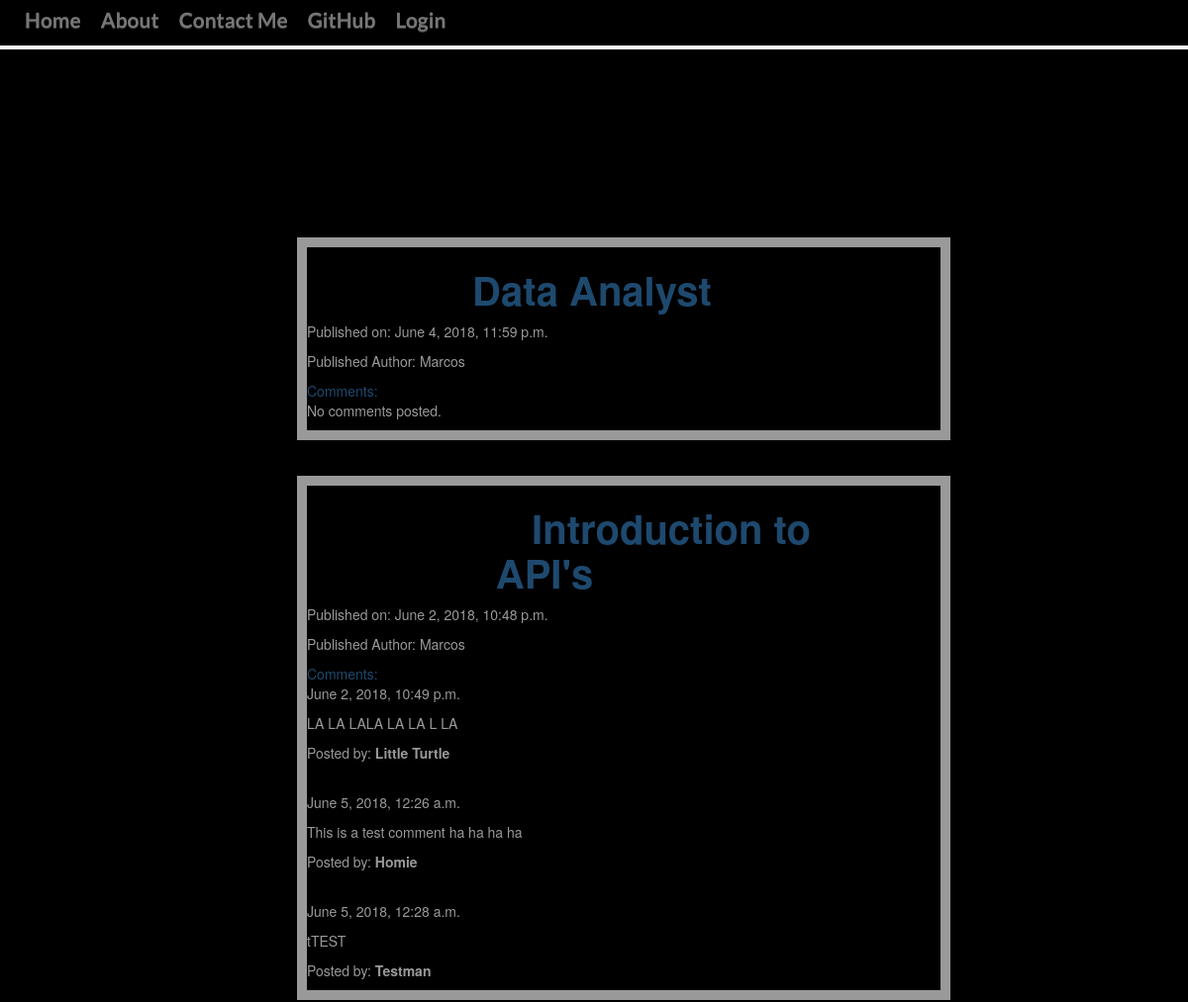
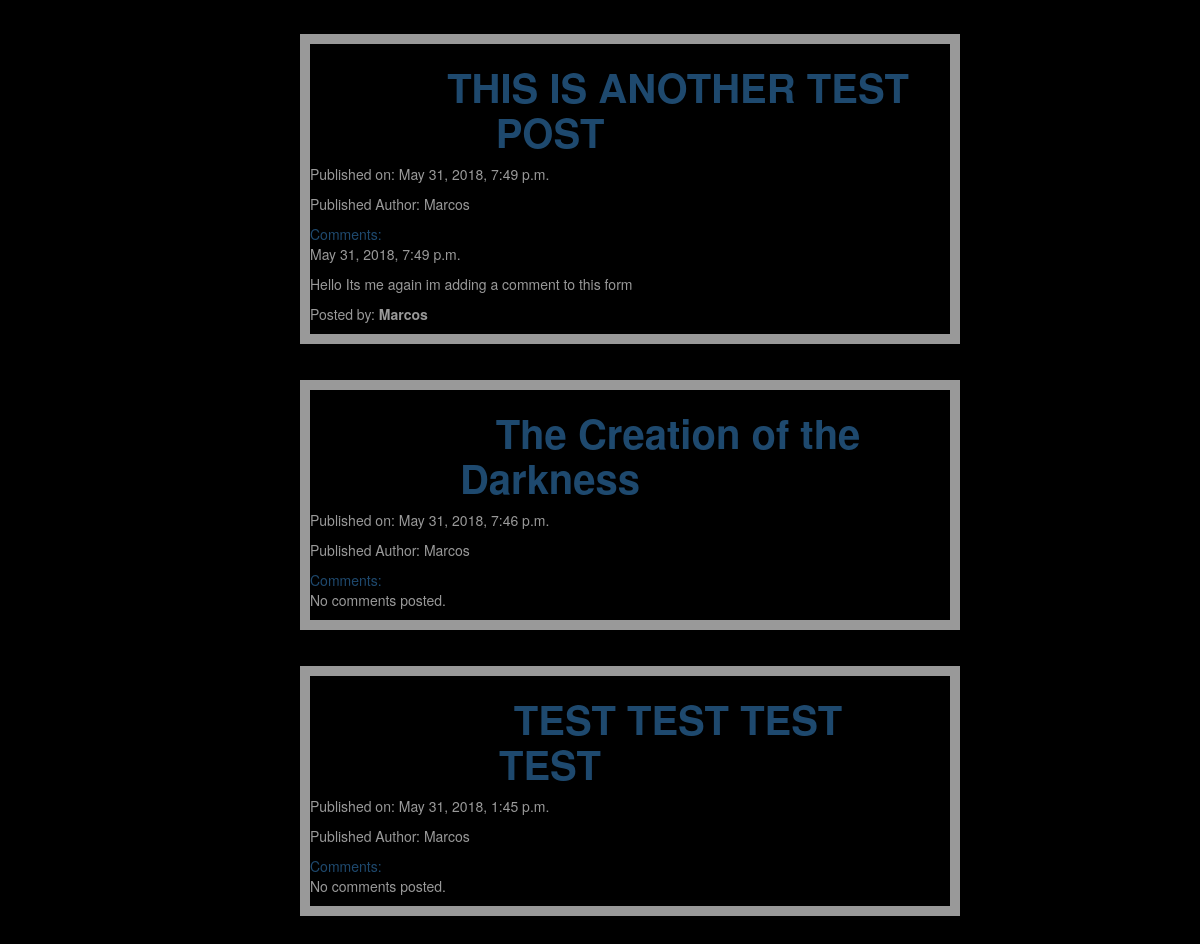
/, run on an earlier commit of the app's database (2 pictures, top to bottom).
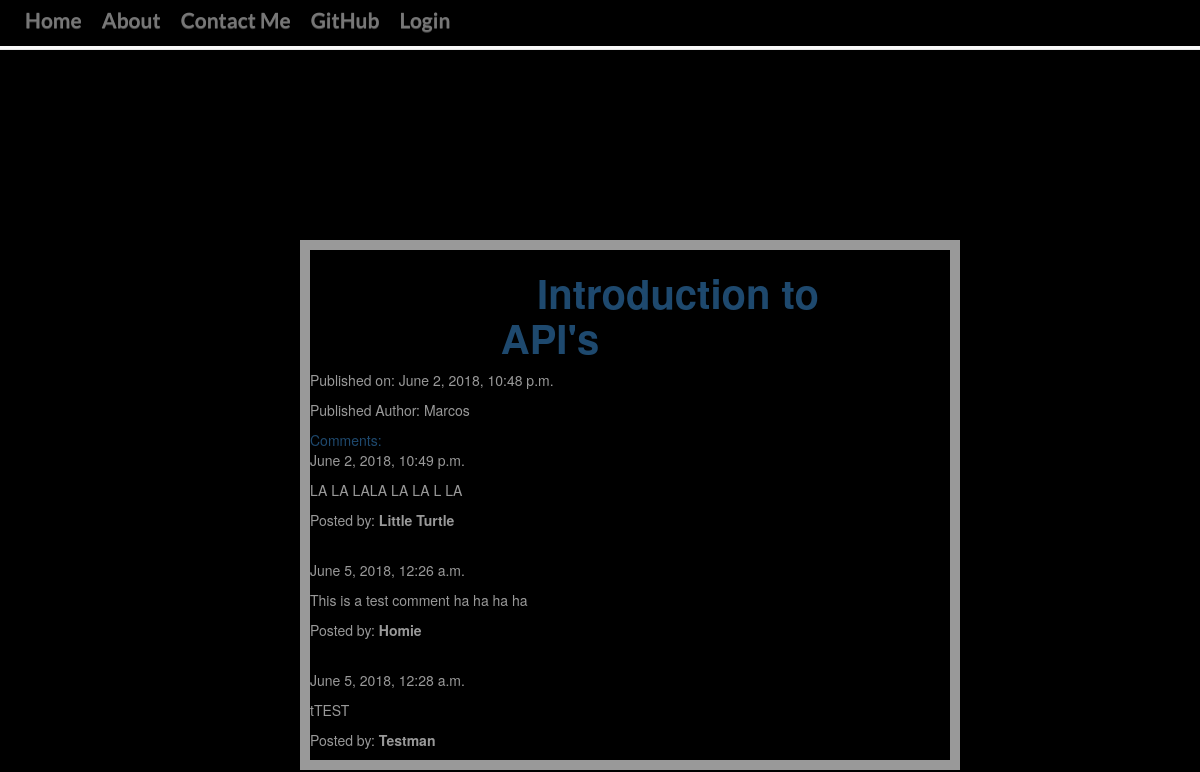
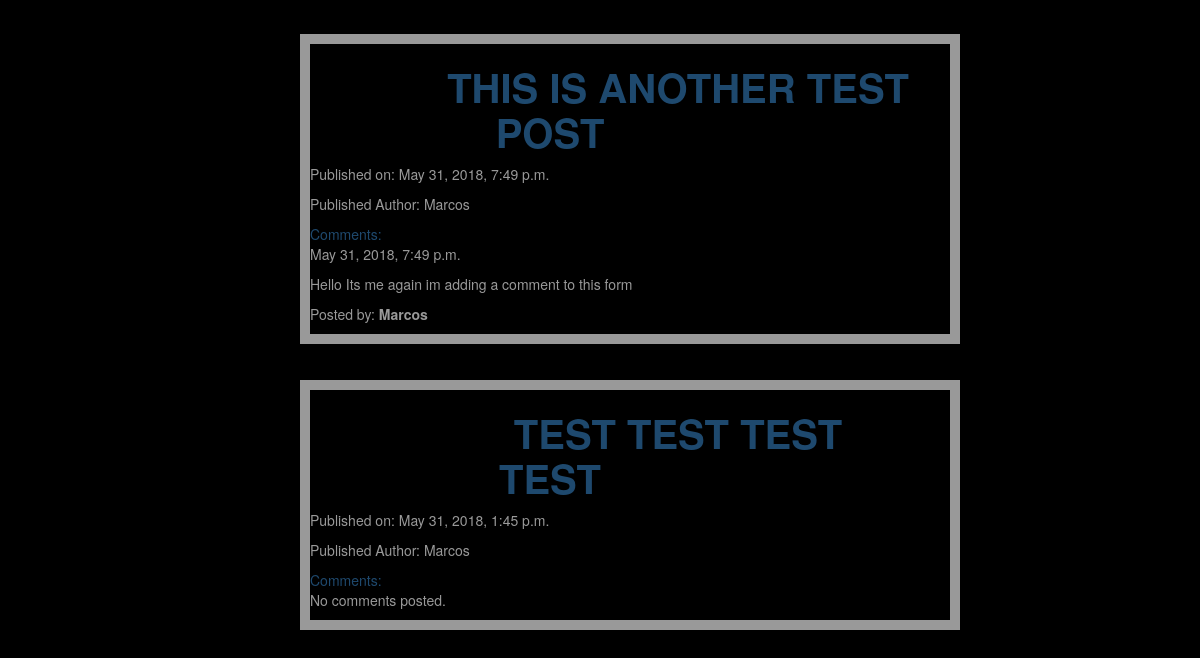
And on a later commit of the database (2 pictures, top to bottom).
### blog/models.py (models this page shows, shortened)
class Post(models.Model):
    author = models.ForeignKey('auth.user', on_delete=models.CASCADE,)
    title = models.CharField(max_length=200)
    text = models.TextField()
    create_date = models.DateTimeField(default=timezone.now)
    publish_date= models.DateTimeField(blank=True, null=True)

class Comment(models.Model):
    post = models.ForeignKey('blog.Post', related_name='comments', on_delete =models.CASCADE)
    author = models.CharField(max_length=200, blank=True, null=True)
    text = models.TextField()
    created_date = models.DateTimeField(default=timezone.now)
    approved_comment = models.BooleanField(default=False)

### blog/views.py (the view)
class PostListView(ListView):
    model = Post
    def get_queryset(self):
        return Post.objects.filter(publish_date__lte=timezone.now()).order_by('-publish_date')

### blog/templates/blog/post_list.html (shortened to what this page needs)
{% extends 'blog/base.html' %}
{% block content %}
    {% for post in post_list %}
        <div class="post">
            <h1><a id='titleofpost'href="{% url 'post_detail' pk=post.pk %}"><strong>{{ post.title }}</strong></a></h1>
            <div class="date">
                <p>Published on: {{ post.publish_date}}</p>
                <p>Published Author: {{post.author}}</p>
            </div>
            <a href="{% url 'post_detail' pk=post.pk %}">Comments:{{ comment.text }} </a>
            {% for comment in post.comments.all %}
            <br>
                {% if user.is_authenticated or comment.approved_comment %}
                        {{ comment.created_date }}
                    <p>{{ comment.text|safe|linebreaks }}</p>
                    <p>Posted by: <strong>{{ comment.author }}</strong></p>
                {% endif %}
            {% empty %}
                <p>No comments posted.</p>
            {% endfor %}
        </div>
    {% endfor %}
{% endblock %}

What changed in the data, as far as the page shows it:
removed Post: title "Data Analyst", publish_date "June 4, 2018, 11:59 p.m.", author "Marcos"
removed Post: title "The Creation of the Darkness", publish_date "May 31, 2018, 7:46 p.m.", author "Marcos"
